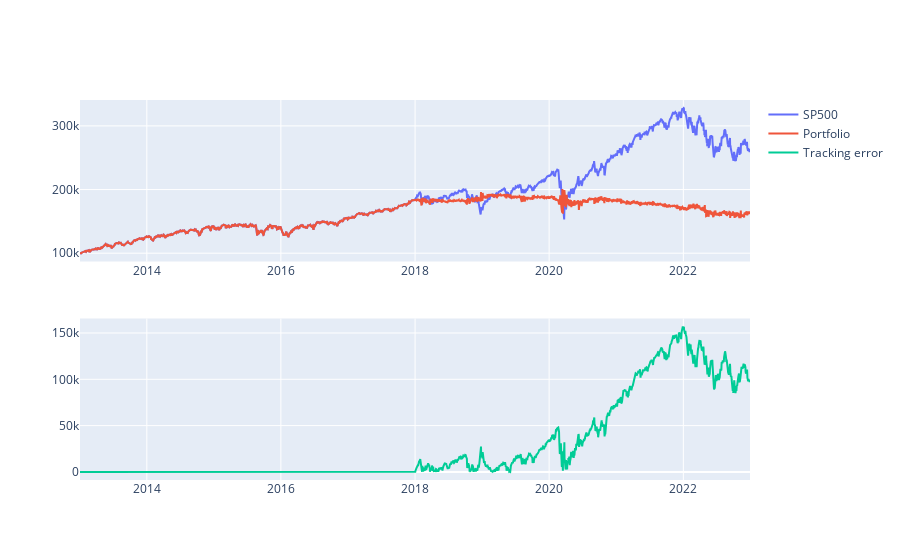

Write notebook code for a chart like this one.
### Code cell
import plotly.graph_objects as go
from plotly.subplots import make_subplots
ganpon=100000
fig = make_subplots(rows=2, cols=1)
fig.add_trace(go.Scatter(x=Benchmark.index,
                         y=Benchmark['Close']*ganpon,
                         mode='lines',
                         name='SP500',
                        ), row=1, col=1
              )
fig.add_trace(go.Scatter(x=di.index,
                         y=di['Close']*ganpon,
                         mode='lines',
                         name='Portfolio',
                        ), row=1, col=1
              )
fig.add_trace(go.Scatter(x=Benchmark.index,
                         y=((Benchmark['Close']*ganpon-di['Close']*ganpon)**2)**0.5,
                         mode='lines',
                         name='Tracking error',
                        ), row=2, col=1
              )
fig.show()

### Figure 1 — Plotly figure (JSON) as saved in the notebook; plotly's stock layout.template omitted (floating-point values rounded to 4 significant figures; data arrays with more than 128 entries replaced by an {"elided": "..."} marker saying what was removed)
{"data": [{"mode": "lines", "name": "SP500", "type": "scatter", "x": {"elided": "2518 str values"}, "xaxis": "x", "y": {"elided": "2518 float values"}, "yaxis": "y"}, {"mode": "lines", "name": "Portfolio", "type": "scatter", "x": {"elided": "2518 str values"}, "xaxis": "x", "y": {"elided": "2518 float values"}, "yaxis": "y"}, {"mode": "lines", "name": "Tracking error", "type": "scatter", "x": {"elided": "2518 str values"}, "xaxis": "x2", "y": {"elided": "2518 float values"}, "yaxis": "y2"}], "layout": {"autosize": true, "xaxis": {"anchor": "y", "autorange": true, "domain": [0, 1], "range": ["2013-01-02", "2022-12-30"], "type": "date"}, "xaxis2": {"anchor": "y2", "autorange": true, "domain": [0, 1], "range": ["2013-01-02", "2022-12-30"], "type": "date"}, "yaxis": {"anchor": "x", "autorange": true, "domain": [0.575, 1], "range": [86950.0, 340700.0], "type": "linear"}, "yaxis2": {"anchor": "x2", "autorange": true, "domain": [0, 0.425], "range": [-8719.0, 165700.0], "type": "linear"}}}
